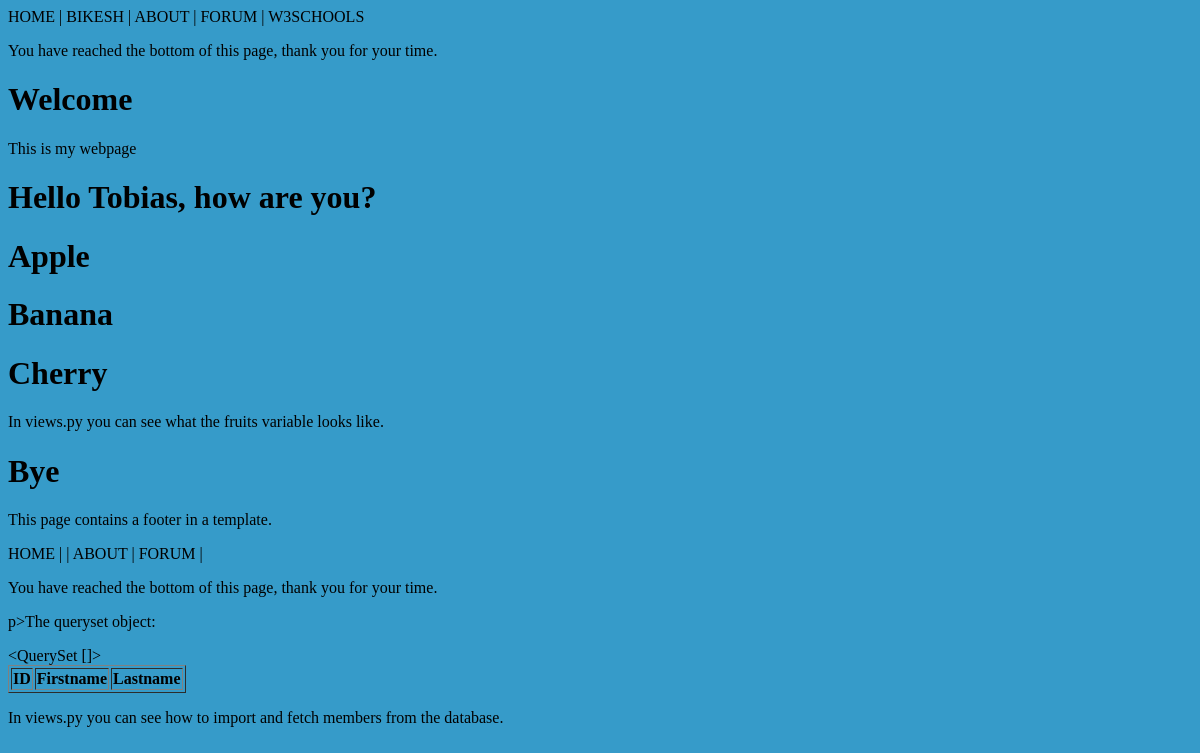
Before: /testing/ with the older database file.
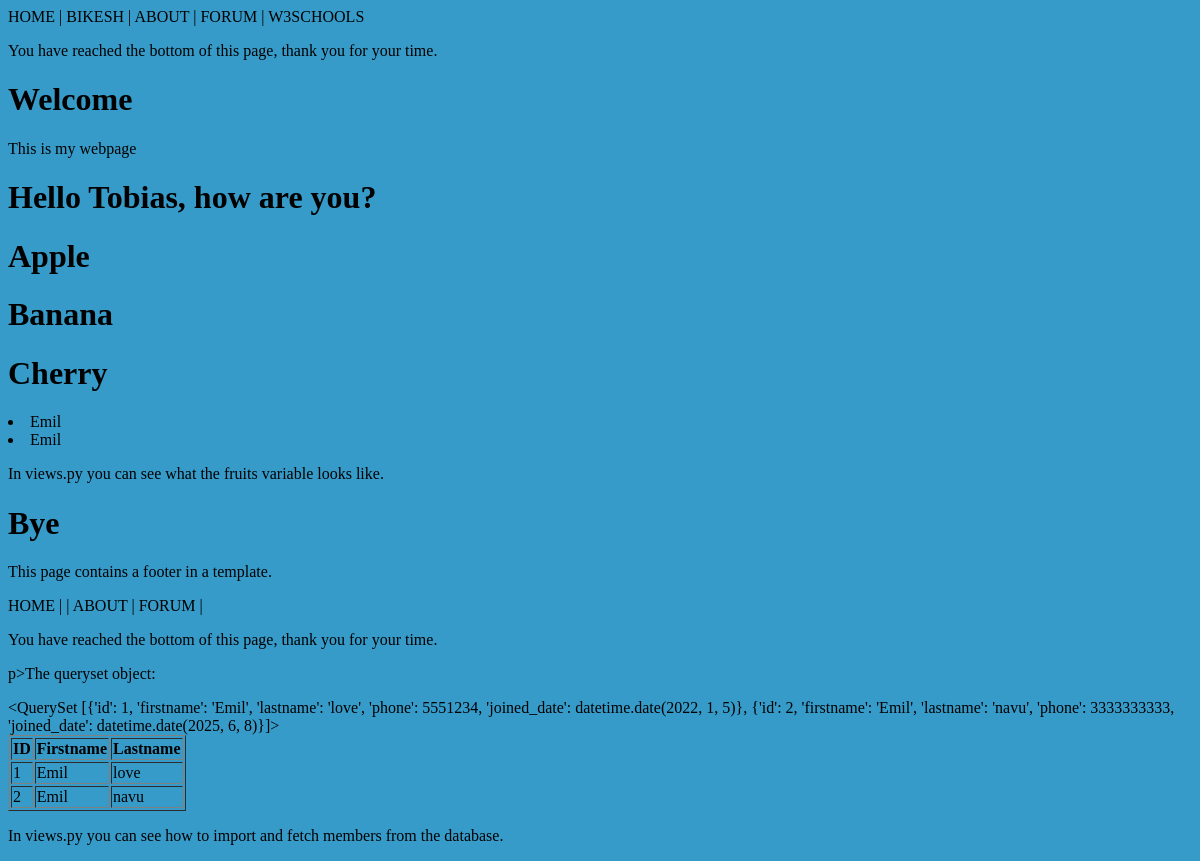
After: the same page with the newer database file.
### members/models.py (models this page shows)
class Member(models.Model):
  firstname = models.CharField(max_length=255)
  lastname = models.CharField(max_length=255)
  phone = models.IntegerField(null=True)
  joined_date = models.DateField(null=True)

### members/views.py (the view)
# urls.py: path('testing/', views.testing, name='testing')
def testing(request):
  mydata = Member.objects.filter(firstname='Emil').values()
  template = loader.get_template('template.html')
  context = {
     'firstname': 'Linus',
    'fruits': ['Apple', 'Banana', 'Cherry'],
    'mymembers': mydata,
  }
  return HttpResponse(template.render(context, request))

### members/templates/template.html (shortened to what this page needs)
{% load static %}
<!DOCTYPE html>
<html>
    <link rel="stylesheet" href="{% static 'static.css' %}">
<body>
{% include "footer.html" with me="BIKESH" sponsor="W3SCHOOLS" %}
<h1>Welcome</h1>
<p>This is my webpage</p>
{% with firstname="Tobias" %}
<h1>Hello {{ firstname }}, how are you?</h1>
{% endwith %}
{% for x in fruits %}
  <h1>{{ x }}</h1>
{% endfor %}
 {% for x in mymembers %}
    <li>{{ x.firstname }}</li>
  {% endfor %}
<p>In views.py you can see what the fruits variable looks like.</p>
{% if greeting == 1 %}
  <h1>Hello</h1>
{% else %}
  <h1>Bye</h1>
{% endif %}
<p>This page contains a footer in a template.</p>
{% include 'footer.html' %}
{{ mymembers }}
<table border='1'>
  <tr>
    <th>ID</th>
    <th>Firstname</th>
    <th>Lastname</th>
  </tr>
  {% for x in mymembers %}
    <tr>
      <td>{{ x.id }}</td>
        <td>{{ x.firstname }}</td>
      <td>{{ x.lastname }}</td>
    </tr>
  {% endfor %}
</table>
<p>In views.py you can see how to import and fetch members from the database.</p>
</body>
</html>

### members/templates/footer.html (shortened to what this page needs)
<!DOCTYPE html>
<html lang="en">
<head>
</head>
<body>
    <div>HOME | {{ me }} | ABOUT | FORUM | {{ sponsor }}</div>
    <p>You have reached the bottom of this page, thank you for your time.</p>
</body>
</html>

### members/static/static.css (style rules this page uses)
body { background-color: rgb(54, 155, 201); font-family: verdana; }

Changed rows visible on the page:
added Member: firstname "Emil", id "1", lastname "love"
added Member: firstname "Emil", id "2", lastname "navu"
Other visible differences:
{{ mymembers }}: "<QuerySet []>" → "<QuerySet [{'id': 1, 'firstname': 'Emil', 'lastname': 'love', 'phone': 5551234, 'joined_date': datetime.date(2022, 1, 5)}, {'id': 2, 'firstname': 'Emil', 'lastname': 'navu', 'phone': 3333333333, 'joined_date': datetime.date(2025, 6, 8)}]>"
